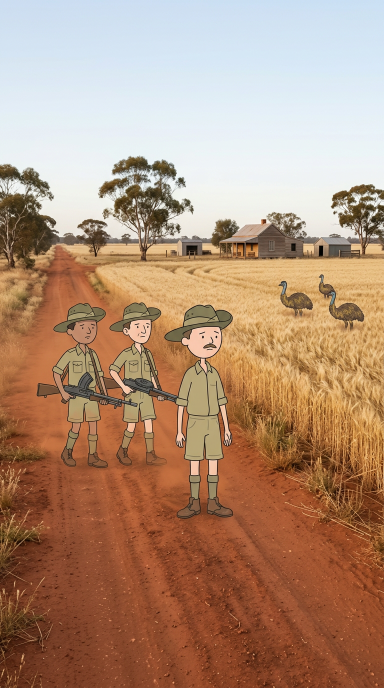
#> input picture past_detour_emu_1932/phase2/images/03_return.png, 768 x 1376 px (shown at 1/2 size)
$ python -i render_phase2.py   (imports and definitions only)
#> lines starting #> are read from the running program, lines starting #| are printed output that depends on the picture
#!/usr/bin/env python3
"""Phase 2: render a real Short from generated still images, narration, and Foley.

Only image-based pans/crops/cuts. No independently animated or rigged characters.
Run from the repository root after installing Pillow, NumPy, and imageio-ffmpeg.
"""
from __future__ import annotations

import math
import subprocess
import tempfile
import wave
from pathlib import Path

import imageio_ffmpeg
import numpy as np
from PIL import Image, ImageDraw, ImageFont

ROOT = Path(__file__).resolve().parent
IMAGES = ROOT / "images"
AUDIO = ROOT / "audio"
PHASE1 = ROOT.parent / "images"
OUTPUT = ROOT / "Emu_War_1932_Phase2_Short.mp4"
# [1 line that did not run here, left out]
W, H, FPS, DURATION = 720, 1280, 24, 48
BOLD = "/usr/share/fonts/truetype/dejavu/DejaVuSans-Bold.ttf"
REGULAR = "/usr/share/fonts/truetype/dejavu/DejaVuSans.ttf"
# Image, seconds, section, headline, subheading, optional report number.
# Editorial beat cards summarize the narration; they are not word-timed subtitles.
BEATS = [
    ("03_return.png", 3.0, "THE COMEBACK", "THEY CAME BACK", "Emu War  ·  Part 2", None),
    ("01_withdrawal.png", 3.5, "NOVEMBER 1932", "FIRST, THEY LEFT", "The early attempt faltered", None),
    ("02_farmers_petition.png", 4.0, "THE FARMERS", "CROPS WERE STILL AT RISK", "They asked for more help", None),
    ("03_return.png", 3.5, "SECOND ATTEMPT", "THE TEAM RETURNED", "A small detachment, once more", None),
    ("04_report.png", 4.5, "DECEMBER 1932", "986 REPORTED", "Emus killed in the operation", "986"),
    ("../images/02_migration.png", 4.0, "THE SCALE", "NOT ENOUGH", "The migration continued", None),
    ("05_press.png", 4.0, "THE REACTION", "HEADLINES SPREAD", "Farmers still needed protection", None),
    ("06_supplies.png", 5.0, "1934", "A DIFFERENT APPROACH", "Ammunition and bounties", None),
    ("10_bounty_ledger.png", 5.0, "SIX MONTHS", "57,000+ CLAIMS", "Bounties claimed for emus", "57,000+"),
    ("07_fence_work.png", 3.5, "LONGER TERM", "BUILD THE FENCE", "Protection across farm country", None),
    ("08_fence_aerial.png", 3.0, "THE DEFENCE", "LONG-DISTANCE FENCING", "A physical barrier, not a battle", None),
    ("09_final.png", 5.0, "THE LEGACY", "THE STORY DIDN'T END", "The crop problem outlasted the war", None),
]
# [1 line not run here, left out]


# [4 lines left out: function run, not called in this run]


def font(size, bold=False):
    return ImageFont.truetype(BOLD if bold else REGULAR, size)


# [6 lines left out: function fit, not called in this run]


def cover(path):
#> called with path = 'images/03_return.png'
    image = Image.open(path).convert("RGB")
#> image is the input picture: PIL image 768x1376 RGB; mean R, G, B 177, 142.9, 119
    scale = max(W / image.width, H / image.height)
#> scale = 0.938
    image = image.resize((math.ceil(image.width * scale), math.ceil(image.height * scale)), Image.Resampling.LANCZOS)
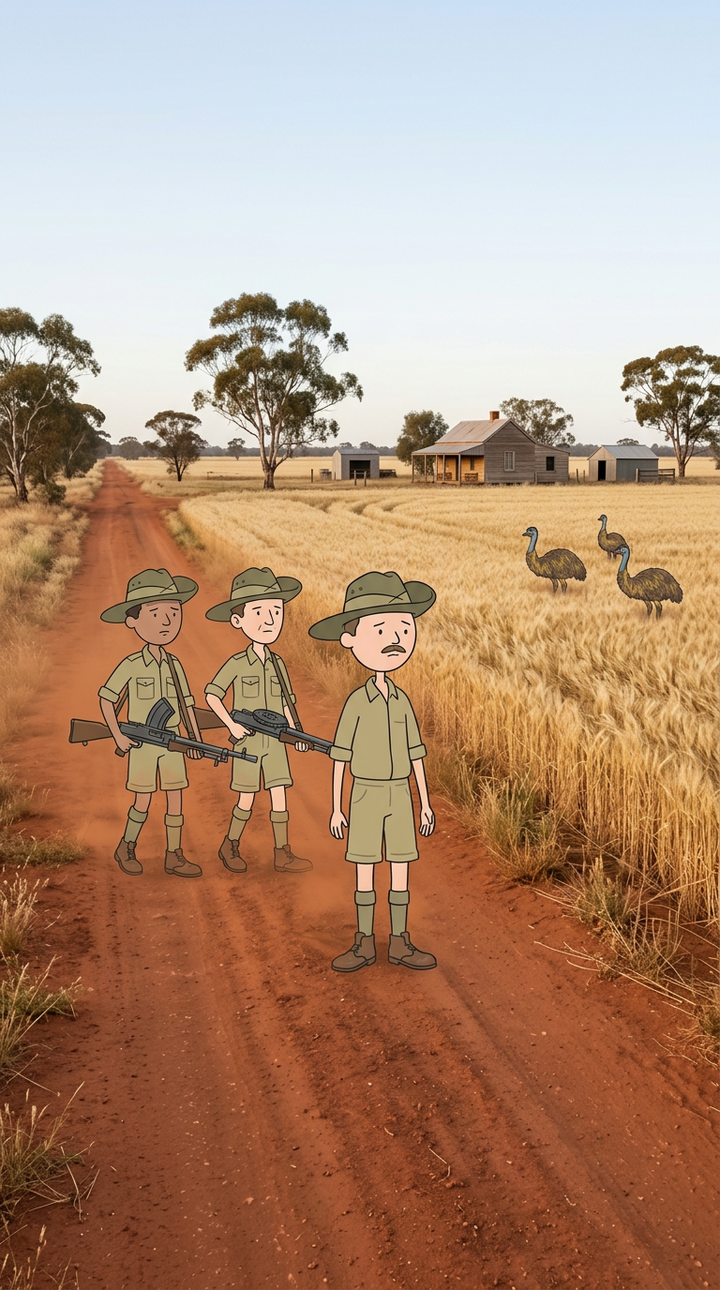
#> image: PIL image 720x1290 RGB; mean R, G, B 177, 142.9, 119
    x = (image.width - W) // 2
#> x = 0
    y = (image.height - H) // 2
#> y = 5
    return image.crop((x, y, x + W, y + H))
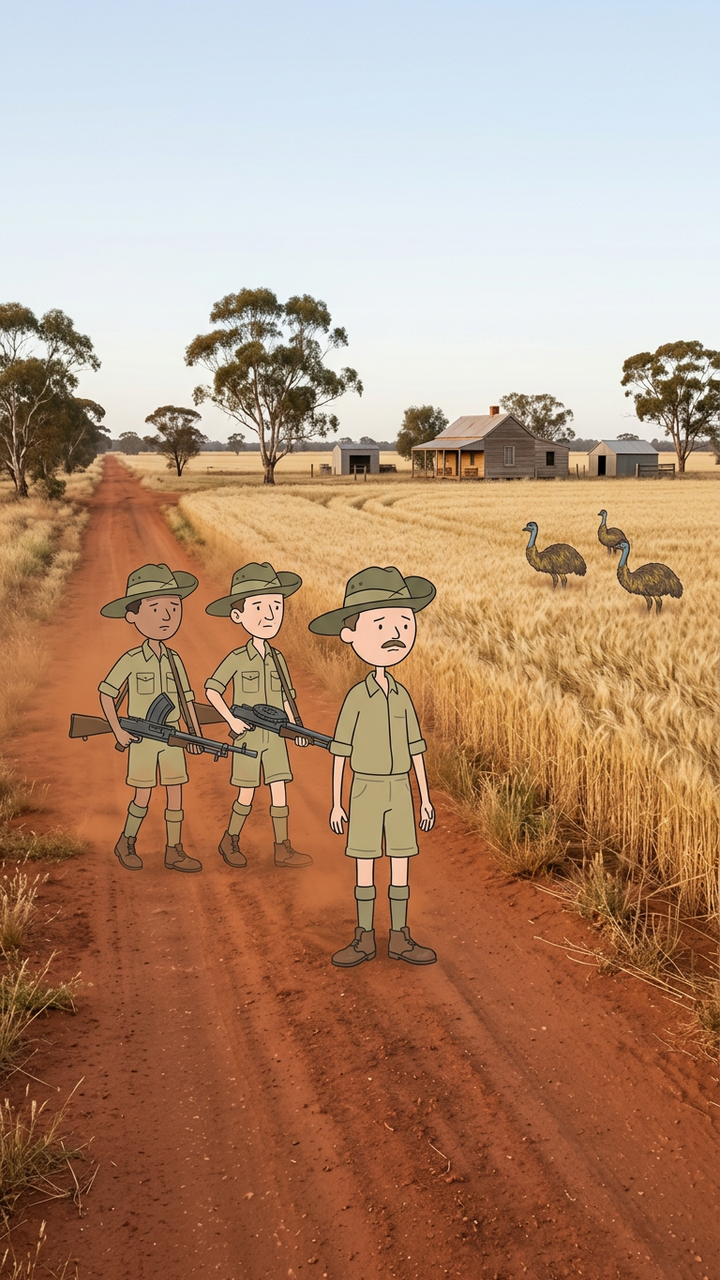
#> returned value: PIL image 720x1280 RGB; mean R, G, B 177.1, 142.9, 118.8


# [109 lines left out: functions create_card, original_foley, main, not called in this run]


# [2 lines not run here, left out]

>>> result = cover('images/03_return.png')
